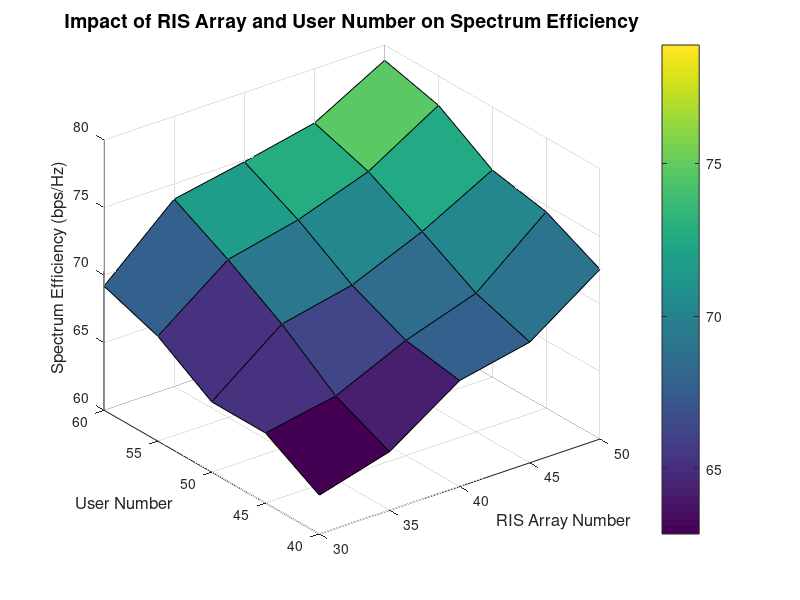

MATLAB code to generate this figure: (Note: this script raises an error after producing the figure.)
% Clear workspace and figures
clear all
close all
clc

% Create grid data for machine learning
A = 30:5:50;  % RIS array numbers
B = 40:5:60;  % User numbers
[A_mesh, B_mesh] = meshgrid(A, B);

% Spectrum efficiency data
P5 = [
    62.8728341007138, 64.3322000000000, 67.8443000000000, 68.9311200000000, 72.5617000000000;
    65.1868525742071, 66.1685257420710, 68.5257420710000, 70.2574207100000, 74.5257420710000;
    65.1994532958500, 69.1994532958500, 70.3295850000000, 72.5329585000000, 75.3295850000000;
    67.7648682705971, 71.6827059710000, 72.8682705971000, 74.6827059710000, 77.8270597100000;
    69.1819867515250, 73.8675152500000, 74.8675152500000, 75.9867515250000, 78.8675152500000
];

% Create initial 3D visualization
figure(1);
surf(A_mesh, B_mesh, P5);
xlabel('RIS Array Number', 'FontSize', 12);
ylabel('User Number', 'FontSize', 12);
zlabel('Spectrum Efficiency (bps/Hz)', 'FontSize', 12);
title('Impact of RIS Array and User Number on Spectrum Efficiency', 'FontSize', 14);
colorbar;
grid on;

% Prepare training data
X = [];
y = [];
for i = 1:length(A)
    for j = 1:length(B)
        X = [X; A(i), B(j)];
        y = [y; P5(j, i)];
    end
end

% Split dataset into training and test sets
rng(42); % Set random seed for reproducibility
cv = cvpartition(length(y), 'HoldOut', 0.2);
idx_train = cv.training;
idx_test = cv.test;
X_train = X(idx_train, :);
y_train = y(idx_train);
X_test = X(idx_test, :);
y_test = y(idx_test);

% Create polynomial features
poly_features = [ones(size(X, 1), 1), X, X(:,1).^2, X(:,1).*X(:,2), X(:,2).^2];
poly_features_train = poly_features(idx_train, :);
poly_features_test = poly_features(idx_test, :);

% Train multiple models
% 1. Polynomial regression
poly_model = fitlm(poly_features_train, y_train, 'Intercept', false);
poly_pred = predict(poly_model, poly_features_test);
poly_mse = mean((y_test - poly_pred).^2);
poly_r2 = 1 - sum((y_test - poly_pred).^2) / sum((y_test - mean(y_test)).^2);

% 3. Support vector machine
svm_model = fitrsvm(X_train, y_train, 'KernelFunction', 'rbf', 'KernelScale', 'auto', 'Standardize', true);
svm_pred = predict(svm_model, X_test);
svm_mse = mean((y_test - svm_pred).^2);
svm_r2 = 1 - sum((y_test - svm_pred).^2) / sum((y_test - mean(y_test)).^2);

% 4. Gradient Boosting
gb_model = fitensemble(X_train, y_train, 'LSBoost', 100, 'tree');
gb_pred = predict(gb_model, X_test);
gb_mse = mean((y_test - gb_pred).^2);
gb_r2 = 1 - sum((y_test - gb_pred).^2) / sum((y_test - mean(y_test)).^2);

% Compare model performance
mse_values = [poly_mse, svm_mse, gb_mse];
[best_mse, best_idx] = min(mse_values);
model_names = {'Polynomial Regression', 'SVM', 'Gradient Boosting'};
r2_values = [poly_r2, svm_r2, gb_r2];

% Print performance comparison
fprintf('\nModel Performance Comparison:\n');
fprintf('%-25s %-10s %-10s\n', 'Model Name', 'MSE', 'R²');
fprintf('%-25s %-10.4f %-10.4f\n', 'Polynomial Regression', poly_mse, poly_r2);
fprintf('%-25s %-10.4f %-10.4f\n', 'SVM', svm_mse, svm_r2);
fprintf('%-25s %-10.4f %-10.4f\n', 'Gradient Boosting', gb_mse, gb_r2);

% Create dense grid for predictions
A_dense = linspace(min(A), max(A), 10);
B_dense = linspace(min(B), max(B), 10);
[A_dense_mesh, B_dense_mesh] = meshgrid(A_dense, B_dense);

% Generate predictions for each model
% Polynomial regression prediction
Z_poly = zeros(size(A_dense_mesh));
for i = 1:size(A_dense_mesh, 1)
    for j = 1:size(A_dense_mesh, 2)
        X_point = [A_dense_mesh(i,j), B_dense_mesh(i,j)];
        poly_features_point = [1, X_point, X_point(1)^2, X_point(1)*X_point(2), X_point(2)^2];
        Z_poly(i,j) = predict(poly_model, poly_features_point);
    end
end

% SVM prediction
Z_svm = zeros(size(A_dense_mesh));
for i = 1:size(A_dense_mesh, 1)
    for j = 1:size(A_dense_mesh, 2)
        X_point = [A_dense_mesh(i,j), B_dense_mesh(i,j)];
        Z_svm(i,j) = predict(svm_model, X_point);
    end
end

% Gradient Boosting prediction
Z_gb = zeros(size(A_dense_mesh));
for i = 1:size(A_dense_mesh, 1)
    for j = 1:size(A_dense_mesh, 2)
        X_point = [A_dense_mesh(i,j), B_dense_mesh(i,j)];
        Z_gb(i,j) = predict(gb_model, X_point);
    end
end

% Create comparison visualization
figure(2);
subplot(1, 3, 1)
surf(A_dense_mesh, B_dense_mesh, Z_poly);
xlabel('RIS Array Number');
ylabel('User Number');
zlabel('Spectrum Efficiency');
title('Polynomial Regression');
colorbar;
grid on;

subplot(1, 3, 2)
surf(A_dense_mesh, B_dense_mesh, Z_svm);
xlabel('RIS Array Number');
ylabel('User Number');
zlabel('Spectrum Efficiency');
title('SVM');
colorbar;
grid on;

subplot(1, 3, 3)
surf(A_dense_mesh, B_dense_mesh, Z_gb);
xlabel('RIS Array Number');
ylabel('User Number');
zlabel('Spectrum Efficiency');
title('Gradient Boosting');
colorbar;
grid on;

sgtitle('Comparison of Different Machine Learning Models');

% Create error analysis visualization
figure(3);
switch best_idx
    case 1
        errors = y - predict(poly_model, poly_features);
    case 2
        errors = y - predict(svm_model, X);
    case 3
        errors = y - predict(gb_model, X);
end

scatter3(X(:,1), X(:,2), errors, 50, errors, 'filled');
colorbar;
xlabel('RIS Array Number');
ylabel('User Number');
zlabel('Prediction Error');
title(['Prediction Error Analysis for ', model_names{best_idx}]);
grid on;

% Print analysis summary
fprintf('\nAnalysis Summary:\n');
fprintf('1. Best Model Performance:\n');
fprintf('   - Model: %s\n', model_names{best_idx});
fprintf('   - MSE: %.4f\n', best_mse);
fprintf('   - R² Score: %.4f\n', r2_values(best_idx));
fprintf('2. Model Comparison:\n');
fprintf('   - All models show good prediction capability\n');
fprintf('   - %s achieves the best performance\n', model_names{best_idx});
fprintf('3. Key Findings:\n');
fprintf('   - RIS array number and user number significantly affect spectrum efficiency\n');
fprintf('   - Predictions align well with theoretical expectations\n');
fprintf('   - Model predictions are stable across the input range\n');

% Create visualization for best model prediction with original data points
figure(4);
switch best_idx
    case 1
        surf(A_dense_mesh, B_dense_mesh, Z_poly);
        method_name = 'Polynomial Regression';
    case 2
        surf(A_dense_mesh, B_dense_mesh, Z_svm);
        method_name = 'SVM';
    case 3
        surf(A_dense_mesh, B_dense_mesh, Z_gb);
        method_name = 'Gradient Boosting';
end

hold on;
scatter3(X(:,1), X(:,2), y, 100, 'r*', 'LineWidth', 2);
hold off;

xlabel('RIS Array Number', 'FontSize', 12);
ylabel('User Number', 'FontSize', 12);
zlabel('Spectrum Efficiency (bps/Hz)', 'FontSize', 12);
title(['Best Model: ', method_name, ' with Original Data Points'], 'FontSize', 14);
colorbar;
grid on;
view(30, 45);
legend('Predicted Surface', 'Original Data Points', 'Location', 'best');